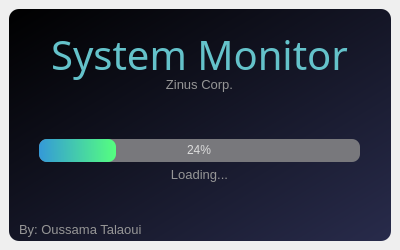
<?xml version="1.0" encoding="UTF-8"?>
<ui version="4.0">
 <class>MainWindow</class>
 <widget class="QMainWindow" name="MainWindow">
  <property name="geometry">
   <rect>
    <x>0</x>
    <y>0</y>
    <width>400</width>
    <height>250</height>
   </rect>
  </property>
  <property name="windowTitle">
   <string>MainWindow</string>
  </property>
  <widget class="QWidget" name="centralwidget">
   <layout class="QVBoxLayout" name="verticalLayout">
    <property name="spacing">
     <number>6</number>
    </property>
    <item>
     <widget class="QFrame" name="drop_shadow_frame">
      <property name="styleSheet">
       <string notr="true">QFrame{
background-color: qlineargradient(spread:pad, x1:0, y1:0, x2:1, y2:1, stop:0 rgba(0, 0, 0, 255), stop:1 rgba(40, 43, 75, 255));
color:rgb(100, 194, 202);
border-radius: 10px;
}</string>
      </property>
      <property name="frameShape">
       <enum>QFrame::StyledPanel</enum>
      </property>
      <property name="frameShadow">
       <enum>QFrame::Raised</enum>
      </property>
      <widget class="QLabel" name="label_title">
       <property name="geometry">
        <rect>
         <x>0</x>
         <y>20</y>
         <width>381</width>
         <height>51</height>
        </rect>
       </property>
       <property name="font">
        <font>
         <family>Uroob</family>
         <pointsize>30</pointsize>
        </font>
       </property>
       <property name="styleSheet">
        <string notr="true">background-color: none;</string>
       </property>
       <property name="text">
        <string>System Monitor</string>
       </property>
       <property name="alignment">
        <set>Qt::AlignCenter</set>
       </property>
      </widget>
      <widget class="QLabel" name="label_description">
       <property name="geometry">
        <rect>
         <x>0</x>
         <y>50</y>
         <width>381</width>
         <height>51</height>
        </rect>
       </property>
       <property name="font">
        <font>
         <family>Ubuntu</family>
         <pointsize>10</pointsize>
        </font>
       </property>
       <property name="styleSheet">
        <string notr="true">background-color: none;
color:rgb(150, 150, 150)</string>
       </property>
       <property name="text">
        <string>Zinus Corp.</string>
       </property>
       <property name="alignment">
        <set>Qt::AlignCenter</set>
       </property>
      </widget>
      <widget class="QProgressBar" name="progressBar">
       <property name="geometry">
        <rect>
         <x>30</x>
         <y>130</y>
         <width>321</width>
         <height>23</height>
        </rect>
       </property>
       <property name="styleSheet">
        <string notr="true">QProgressBar {
background-color: rgb(120, 120, 124);
border-style: none;
color: rgb(220, 220, 220);
border-radius: 8px;
text-align: center;
}

QProgressBar::chunk {
border-radius: 8px;
background-color: qlineargradient(spread:pad, x1:0, y1:0.494, x2:1, y2:0.488636, stop:0 rgba(52, 153, 216, 255), stop:1 rgba(85, 255, 127, 255));
}</string>
       </property>
       <property name="value">
        <number>24</number>
       </property>
      </widget>
      <widget class="QLabel" name="label_loading">
       <property name="geometry">
        <rect>
         <x>0</x>
         <y>140</y>
         <width>381</width>
         <height>51</height>
        </rect>
       </property>
       <property name="font">
        <font>
         <family>Ubuntu</family>
         <pointsize>10</pointsize>
        </font>
       </property>
       <property name="styleSheet">
        <string notr="true">background-color: none;
color:rgb(150, 150, 150)</string>
       </property>
       <property name="text">
        <string>Loading...</string>
       </property>
       <property name="alignment">
        <set>Qt::AlignCenter</set>
       </property>
      </widget>
      <widget class="QLabel" name="label_credit">
       <property name="geometry">
        <rect>
         <x>10</x>
         <y>200</y>
         <width>361</width>
         <height>41</height>
        </rect>
       </property>
       <property name="font">
        <font>
         <family>Ubuntu</family>
         <pointsize>10</pointsize>
        </font>
       </property>
       <property name="styleSheet">
        <string notr="true">background-color: none;
color:rgb(150, 150, 150)</string>
       </property>
       <property name="text">
        <string>By: Oussama Talaoui</string>
       </property>
       <property name="alignment">
        <set>Qt::AlignLeading|Qt::AlignLeft|Qt::AlignVCenter</set>
       </property>
      </widget>
     </widget>
    </item>
   </layout>
  </widget>
 </widget>
 <resources/>
 <connections/>
</ui>
